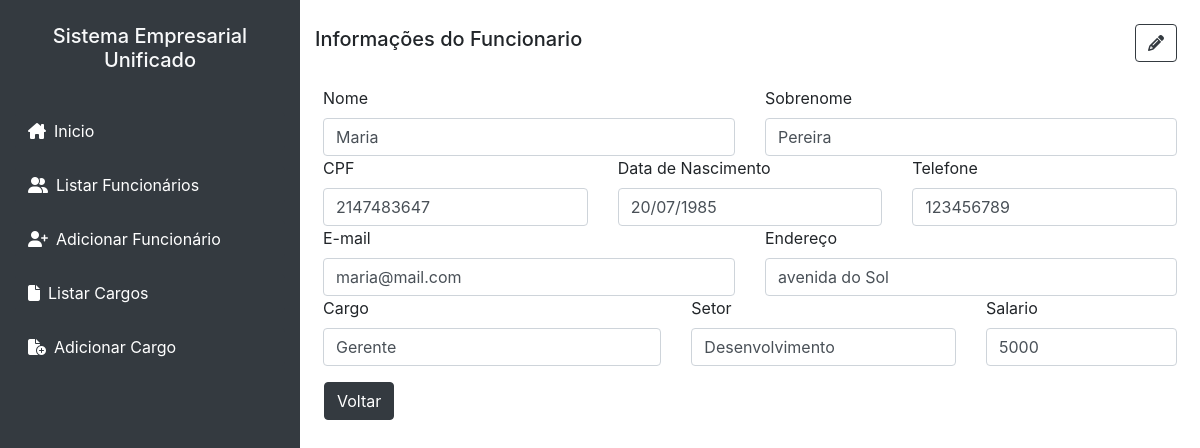
The page /read-funcionario.php?id=12 on the database its author committed.
### tables this page shows
CREATE TABLE `funcionario` (
  `endereco` varchar(55) DEFAULT NULL,
  `email` varchar(20) DEFAULT NULL,
  `data_nasc` date DEFAULT NULL,
  `telefone` int(11) DEFAULT NULL,
  `id` int(11) NOT NULL,
  `cpf` int(11) DEFAULT NULL,
  `id_funcao` int(11) DEFAULT NULL,
  `nome` varchar(50) DEFAULT NULL,
  `sobrenome` varchar(50) DEFAULT NULL
);

CREATE TABLE `funcao` (
  `setor` varchar(15) NOT NULL,
  `salario` float NOT NULL,
  `descricao` varchar(20) NOT NULL,
  `id` int(11) NOT NULL
);

### read-funcionario.php (the view, shortened to what this page needs)
<?php
$id = null;
if (!empty($_GET['id'])) {
    $id = $_REQUEST['id'];
}
if (null == $id) {
    header("Location: funcionarios.php");
} else {
    $pdo = Banco::conectar();
    $pdo->setAttribute(PDO::ATTR_ERRMODE, PDO::ERRMODE_EXCEPTION);
    $sql = "SELECT funcionario.*, funcao.setor, funcao.salario, funcao.descricao
            FROM funcionario
            JOIN funcao ON funcionario.id_funcao = funcao.id
            WHERE funcionario.id = ?";
    $q = $pdo->prepare($sql);
    $q->execute(array($id));
    $data = $q->fetch(PDO::FETCH_ASSOC);
}
?>
<!DOCTYPE html>
<html lang="pt-br">
<head>
    <link rel="stylesheet" href="assets/style.css">
    <link rel="stylesheet" href="https://cdnjs.cloudflare.com/ajax/libs/font-awesome/6.4.2/css/all.min.css" />
    <link rel="stylesheet" href="https://stackpath.bootstrapcdn.com/bootstrap/4.1.3/css/bootstrap.min.css">
</head>
<body>
    <div class="container-fluid h-100">
        <div class="row h-100">
            <div class="col-lg-3 col-md-4 bg-dark">
                <a href="index.php"><h5 class="text-light text-center py-4">Sistema Empresarial Unificado</h5></a>
                <div class="d-flex flex-column my-3">
                    <a href="index.php" class="mb-3 btn btn-dark text-left"><i class="fa-solid fa-house-chimney mr-2"></i>Inicio</a>
                    <a href="funcionarios.php" class="mb-3 btn btn-dark text-left"><i class="fa-solid fa-user-group mr-2"></i>Listar Funcionários</button></a>
                    <a href="create-funcionario.php" class="mb-3 btn btn-dark text-left"><i class="fa-solid fa-user-plus mr-2"></i>Adicionar Funcionário</button></a>
                    <a href="cargos.php" class="mb-3 btn btn-dark text-left"><i class="fa-solid fa-file mr-2"></i>Listar Cargos</button></a>
                    <a href="create-cargo.php" class="mb-3 btn btn-dark text-left"><i class="fa-solid fa-file-circle-plus mr-2"></i>Adicionar Cargo</button></a>
                </div>
            </div>
            <div class="col-md">
                <div class="d-flex flex-row justify-content-between align-items-center mt-4 mr-2">
                    <h5>Informações do Funcionario</h5>
                    <a href="update-funcionario.php?id=<?php echo $id; ?>" class="btn btn-outline-dark"><i class="fa-solid fa-pencil"></i></a>
                </div>
                <div class="p-2 my-3 row">
                    <div class="col-sm-6 control-group">
                        <label class="control-label">Nome</label>
                        <div class="controls form-control">
                            <label class="carousel-inner">
                                <?php echo $data['nome']; ?>
                            </label>
                        </div>
                    </div>
                    <div class="col-sm-6 control-group">
                        <label class="control-label">Sobrenome</label>
                        <div class="controls form-control">
                            <label class="carousel-inner">
                                <?php echo $data['sobrenome']; ?>
                            </label>
                        </div>
                    </div>
                    <div class="col-sm-4 control-group">
                        <label class="control-label">CPF</label>
                        <div class="controls form-control">
                            <label class="carousel-inner">
                                <?php echo $data['cpf']; ?>
                            </label>
                        </div>
                    </div>
                    <div class="col-sm-4 control-group">
                        <label class="control-label">Data de Nascimento</label>
                        <div class="form-control">
                            <label class="carousel-inner">
                                <?php echo date('d/m/Y', strtotime($data['data_nasc'])); ?>
                            </label>
                        </div>
                    </div>
                    <div class="col-sm-4 control-group">
                        <label class="control-label">Telefone</label>
                        <div class="controls form-control">
                            <label class="carousel-inner">
                                <?php echo $data['telefone']; ?>
                            </label>
                        </div>
                    </div>
                    <div class="col-md-6 control-group">
                        <label class="control-label">E-mail</label>
                        <div class="form-control">
                            <label class="carousel-inner">
                                <?php echo $data['email']; ?>
                            </label>
                        </div>
                    </div>
                    <div class="col-md-6 control-group">
                        <label class="control-label">Endereço</label>
                        <div class="form-control">
                            <label class="carousel-inner">
                                <?php echo $data['endereco']; ?>
                            </label>
                        </div>
                    </div>
                    <div class="col-sm-5 control-group">
                        <label class="control-label">Cargo</label>
                        <div class="form-control">
                            <label class="carousel-inner">
                                <?php echo $data['descricao']; ?>
                            </label>
                        </div>
                    </div>
                    <div class="col-sm-4 control-group">
                        <label class="control-label">Setor</label>
                        <div class="form-control">
                            <label class="carousel-inner">
                                <?php echo $data['setor']; ?>
                            </label>
                        </div>
                    </div>
                    <div class="col-sm-3 control-group">
                        <label class="control-label">Salario</label>
                        <div class="form-control">
                        <label class="carousel-inner">
                            <?php echo $data['salario']; ?>
                        </label>
                    </div>
                </div>
                <div class="form-actions m-3">
                    <a href="funcionarios.php" type="btn" class="btn btn-dark">Voltar</a>
                </div>
            </div>
        </div>
    </div>
</div>
</body>
</html>

### assets/style.css (style rules this page uses)
a { text-decoration: none !important; }
html, body { height: 100%; margin: 0; padding: 0; }

### rows shown on the page
funcionario: nome "Maria", sobrenome "Pereira", cpf "2147483647", data_nasc "20/07/1985", telefone "123456789", email "maria@mail.com", endereco "avenida do Sol", id_funcao.descricao "Gerente", id_funcao.setor "Desenvolvimento", id_funcao.salario "5000"
